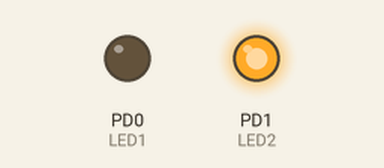
A program run on a simulated ATmega328P, built with avr-gcc and emulated at 16 MHz. Parts: output pins drawn as LEDs (lit = HIGH).

Above: at 0.1 s.
At 3.1 s:
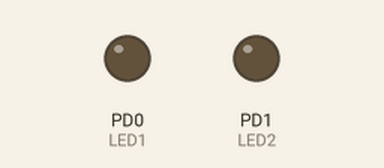
At 39.57 s:
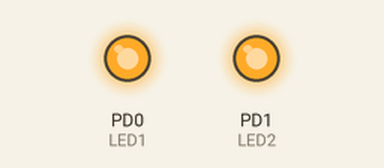
Timing chart, 0 to 40.0 s (numbered marks = the images above):
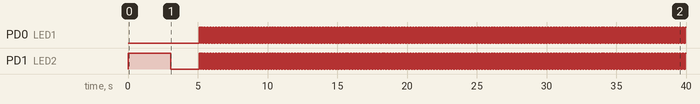

The program:

main.c
```c
/*
 * Praktrikum3.c
 *
 * Created: 27.11.2023 17:54:10
 * Author : Tito1502
 */

#include <avr/io.h>
#define F_CPU 16000000UL
#include <avr/interrupt.h>
#include <util/delay.h>

volatile uint32_t systemClock = 0; // systemClock bleibt erhalten wegen volatile => Cache bleibt erhalten, jede Zeit zugreifbar

#define LED_ON(PORT,LED) PORT |= (1 << LED)
#define LED_OFF(PORT,LED) PORT &= ~(1 << LED)
#define LED_TOGGEL(PORT,LED) PORT ^= (1 << LED)
#define LED1 0
#define LED2 1


void init()
{
	DDRD |= (1 << LED1) | (1 << LED2);

	TCCR0B |= (1 << CS02) | (1 << CS00); //1024 prescaler

	TCCR0A |= (1 << WGM01); // ctc (Clear Timer on Compare Match) on stellen

	TIMSK0 |= (1 << OCIE0A); // aktiviere compare interrupt match a
	OCR0A = 15; //Zahl mit der man vergleicht um einen Interrupt zu starten
}
void waitFor(uint32_t ms)
{
	volatile uint32_t count_until = systemClock + ms;
	while (systemClock < count_until)
	{
		;
	}
}
void waitUntil(uint32_t ms)
{
	while(systemClock != ms)
	{
		;
	}
}
int main(void)
{
	init();

	sei();

	LED_ON(PORTD,LED2);
	waitUntil(3000);
	LED_OFF(PORTD,LED2);
	waitUntil(5000);


	while (1)
	{
		LED_TOGGEL(PORTD,LED1);
		LED_TOGGEL(PORTD, LED2);
		waitFor(100);

	}
}

ISR(TIMER0_COMPA_vect)
{
	systemClock++;
}
```
